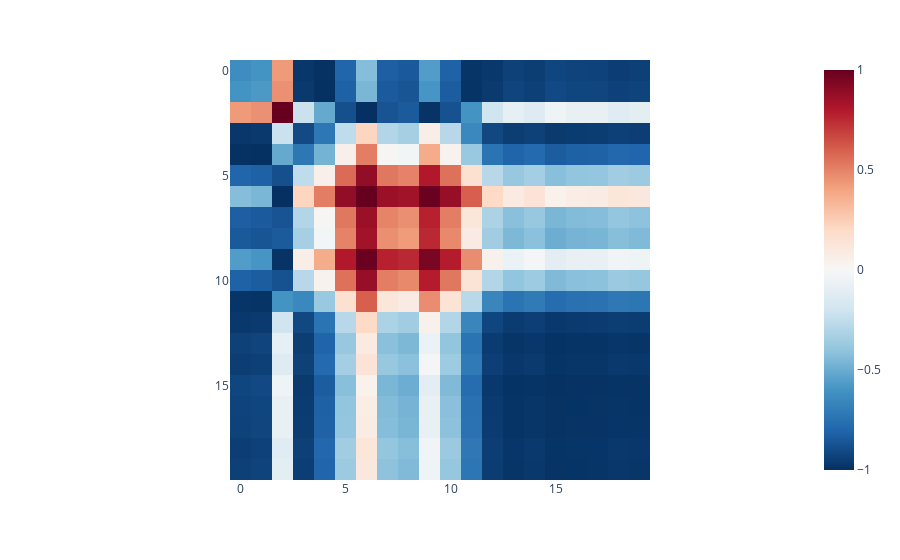
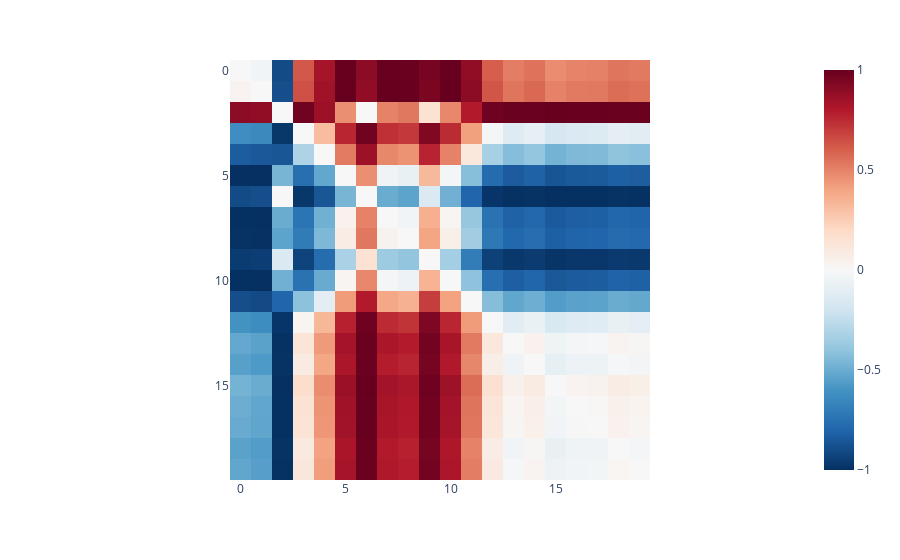
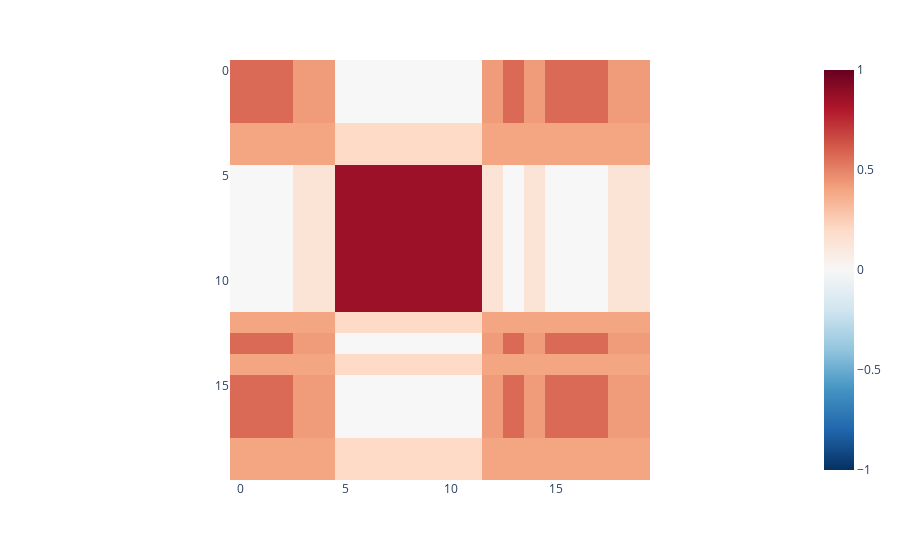

The code cell stored with these charts, in order, in its notebook:
### Code cell
# demonstração do que é cada canal de uma imagem

def create_gaf2(dft, quantis):
    # cria uma imagem gaf RGB
    # precisa da df_janela transposta pra funcionar
    gasf = GramianAngularField(method='summation')#, image_size=0.5)
    gadf = GramianAngularField(method='difference')#, image_size=0.5)
    mtf = MarkovTransitionField(n_bins=quantis)#, image_size=0.5)# , 
    gadf = gadf.transform(dft)
    gasf = gasf.transform(dft)
    mtf = mtf.transform(dft)
    
    # une os 3 metodos em uma unica imagem com 3 canais (RGB) com np.stack
    # depois une as 9(timeframes) matrizes geradas  horizontalmente com np.vstack
    return (np.stack((gasf,gadf, mtf), axis=-1))

df_janela = cria_janela(99,dfs, lookback)[0]
img = create_gaf2(df_janela.T, quantis)
print(img.shape[0], "imagens de dimensão", img.shape[1:3], "com", img.shape[3], "canais (RGB)")

# representação visual do que cada timeframe vira
fig = px.imshow(img[0, :, :, :], zmin=-1., zmax=1.)# color_continuous_scale='RdBu_r'
fig.show()

fig = px.imshow(img[0, :, :, 0], zmin=-1., zmax=1., color_continuous_scale='RdBu_r')
fig.show()

fig = px.imshow(img[0, :, :, 1], zmin=-1., zmax=1., color_continuous_scale='RdBu_r')
fig.show()

fig = px.imshow(img[0, :, :, 2], zmin=-1., zmax=1., color_continuous_scale='RdBu_r')
fig.show()

### Figure 1 — Plotly figure (JSON) as saved in the notebook; plotly's stock layout.template omitted (floating-point values rounded to 4 significant figures; data arrays with more than 128 entries replaced by an {"elided": "..."} marker saying what was removed)
{"data": [{"coloraxis": "coloraxis", "hovertemplate": "x: %{x}<br>y: %{y}<br>color: %{z}<extra></extra>", "name": "0", "type": "heatmap", "xaxis": "x", "yaxis": "y", "z": {"elided": "20x20 float values"}}], "layout": {"coloraxis": {"cmax": 1, "cmin": -1, "colorscale": [[0, "rgb(5,48,97)"], [0.1, "rgb(33,102,172)"], [0.2, "rgb(67,147,195)"], [0.3, "rgb(146,197,222)"], [0.4, "rgb(209,229,240)"], [0.5, "rgb(247,247,247)"], [0.6, "rgb(253,219,199)"], [0.7, "rgb(244,165,130)"], [0.8, "rgb(214,96,77)"], [0.9, "rgb(178,24,43)"], [1, "rgb(103,0,31)"]]}, "margin": {"t": 60}, "xaxis": {"anchor": "y", "constrain": "domain", "domain": [0, 1], "scaleanchor": "y"}, "yaxis": {"anchor": "x", "autorange": "reversed", "constrain": "domain", "domain": [0, 1]}}}

### Figure 2 — Plotly figure (JSON) as saved in the notebook; plotly's stock layout.template omitted (floating-point values rounded to 4 significant figures; data arrays with more than 128 entries replaced by an {"elided": "..."} marker saying what was removed)
{"data": [{"coloraxis": "coloraxis", "hovertemplate": "x: %{x}<br>y: %{y}<br>color: %{z}<extra></extra>", "name": "0", "type": "heatmap", "xaxis": "x", "yaxis": "y", "z": {"elided": "20x20 float values"}}], "layout": {"coloraxis": {"cmax": 1, "cmin": -1, "colorscale": [[0, "rgb(5,48,97)"], [0.1, "rgb(33,102,172)"], [0.2, "rgb(67,147,195)"], [0.3, "rgb(146,197,222)"], [0.4, "rgb(209,229,240)"], [0.5, "rgb(247,247,247)"], [0.6, "rgb(253,219,199)"], [0.7, "rgb(244,165,130)"], [0.8, "rgb(214,96,77)"], [0.9, "rgb(178,24,43)"], [1, "rgb(103,0,31)"]]}, "margin": {"t": 60}, "xaxis": {"anchor": "y", "constrain": "domain", "domain": [0, 1], "scaleanchor": "y"}, "yaxis": {"anchor": "x", "autorange": "reversed", "constrain": "domain", "domain": [0, 1]}}}

### Figure 3 — Plotly figure (JSON) as saved in the notebook; plotly's stock layout.template omitted (floating-point values rounded to 4 significant figures; data arrays with more than 128 entries replaced by an {"elided": "..."} marker saying what was removed)
{"data": [{"coloraxis": "coloraxis", "hovertemplate": "x: %{x}<br>y: %{y}<br>color: %{z}<extra></extra>", "name": "0", "type": "heatmap", "xaxis": "x", "yaxis": "y", "z": {"elided": "20x20 float values"}}], "layout": {"coloraxis": {"cmax": 1, "cmin": -1, "colorscale": [[0, "rgb(5,48,97)"], [0.1, "rgb(33,102,172)"], [0.2, "rgb(67,147,195)"], [0.3, "rgb(146,197,222)"], [0.4, "rgb(209,229,240)"], [0.5, "rgb(247,247,247)"], [0.6, "rgb(253,219,199)"], [0.7, "rgb(244,165,130)"], [0.8, "rgb(214,96,77)"], [0.9, "rgb(178,24,43)"], [1, "rgb(103,0,31)"]]}, "margin": {"t": 60}, "xaxis": {"anchor": "y", "constrain": "domain", "domain": [0, 1], "scaleanchor": "y"}, "yaxis": {"anchor": "x", "autorange": "reversed", "constrain": "domain", "domain": [0, 1]}}}
